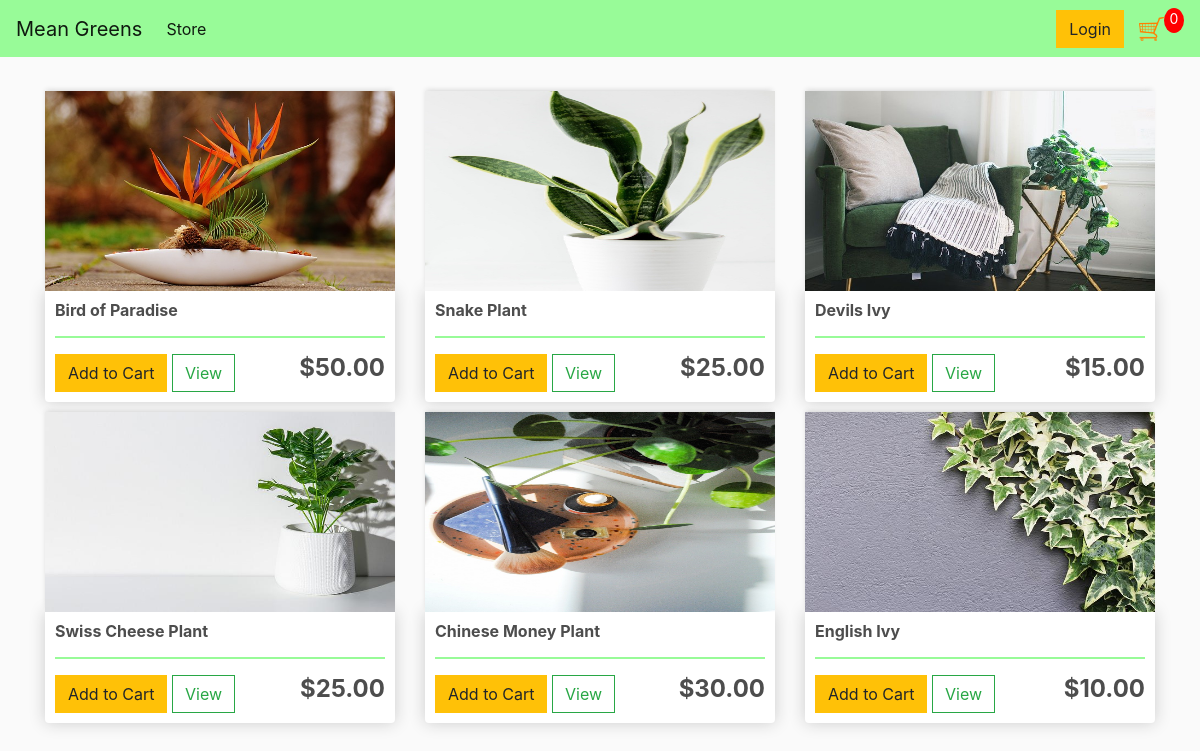
The page / on the database its author committed.
### store/models.py (models this page shows, shortened)
class Product(models.Model):
    name = models.CharField(max_length=200, null=True)
    price = models.FloatField()
    digital = models.BooleanField(default=False, null=True, blank=False)
    image = models.ImageField(null=True, blank=True)
    @property
    def imageURL(self):
        try:
            url = self.image.url
        except:
            url = ''
        return url

### store/views.py (the view)
# urls.py: path('', include('store.urls')),
def store(request):
    products = Product.objects.all()
    context = {'products':products}
    return render(request, 'store/store.html', context)

### store/templates/store/store.html
{% extends 'store/main.html' %}
{% load static %}
{% block content %}
<div class="row">
    {% for product in products %}
    <div class="col-lg-4">
        <img class="thumbnail" src="{{product.imageURL}}">
        <div class="box-element product">
            <h6><strong>{{product.name}}</strong></h6>
            <hr>
            <button class="btn btn-warning add-btn">Add to Cart</button>
            <a class="btn btn-outline-success" href="#">View</a>
            <h4 style="display: inline-block; float: right"><strong>${{product.price|floatformat:2}}</strong></h4>
        </div>
    </div>
    {% endfor %}
</div>
{% endblock content %}

### store/templates/store/main.html (shortened to what this page needs)
<!DOCTYPE html>
{% load static %}
<html>
<head>
    <link rel="stylesheet" href="https://stackpath.bootstrapcdn.com/bootstrap/4.4.1/css/bootstrap.min.css"
>
    <link rel="stylesheet" type="text/css" href="{% static 'css/main.css' %}">
    <link rel="stylesheet" href="https://cdnjs.cloudflare.com/ajax/libs/font-awesome/6.1.1/css/all.min.css" />
</head>
<body>
    <nav class="navbar navbar-expand-lg navbar-light text-secondary" style="background-color:palegreen">
        <a class="navbar-brand" href="{% url 'store' %}">Mean Greens</a>
        <div class="collapse navbar-collapse" id="navbarSupportedContent">
            <ul class="navbar-nav mr-auto">
                <li class="nav-item active">
                    <a class="nav-link" href="{% url 'store' %}">Store <span class="sr-only">(current)</span></a>
                </li>
            </ul>
            <div class="form-inline my-2 my-lg-0">
                <a href="#" class="btn btn-warning">Login</a>
                <a href="{% url 'cart' %}">
                    <img id="cart-icon" src="{% static 'images/shopping-cart.png' %}">
                </a>
                <p id="cart-total">0</p>
            </div>
        </div>
    </nav>
    <div class="container">
        <br>
        {% block content %}
        {% endblock content %}
    </div>
</body>
</html>

### static/css/main.css (style rules this page uses)
body { background-color: hsl(0, 0%, 98%); }
h1,h2,h3,h4,h5,h6 { color:hsl(0, 0%, 30%); }
hr { border: 1px solid palegreen; }
.box-element { box-shadow:hsl(0, 0%, 80%) 0 0 16px; background-color: #fff; border-radius: 4px; padding: 10px; }
.thumbnail { width: 100%; height: 200px; -webkit-box-shadow: -1px -3px 5px -2px rgba(214,214,214,1); -moz-box-shadow: -1px -3px 5px -2px rgba(214,214,214,1); box-shadow: -1px -3px 5px -2px rgba(214,214,214,1); }
.product { border-radius: 0 0 4px 4px; }
#cart-icon { width:25px; display: inline-block; margin-left: 15px; }
#cart-total { display: block; text-align: center; color:#fff; background-color: red; width: 20px; height: 25px; border-radius: 50%; font-size: 14px; }
.col-lg-4, .col-lg-6, .col-lg-8, .col-lg-12 { margin-top: 10px; }
.btn { border-radius: 0; }

### rows shown on the page
Product: imageURL (picture), name "Bird of Paradise", price "50.00"
Product: imageURL (picture), name "Snake Plant", price "25.00"
Product: imageURL (picture), name "Devils Ivy", price "15.00"
Product: imageURL (picture), name "Swiss Cheese Plant", price "25.00"
Product: imageURL (picture), name "Chinese Money Plant", price "30.00"
Product: imageURL (picture), name "English Ivy", price "10.00"
